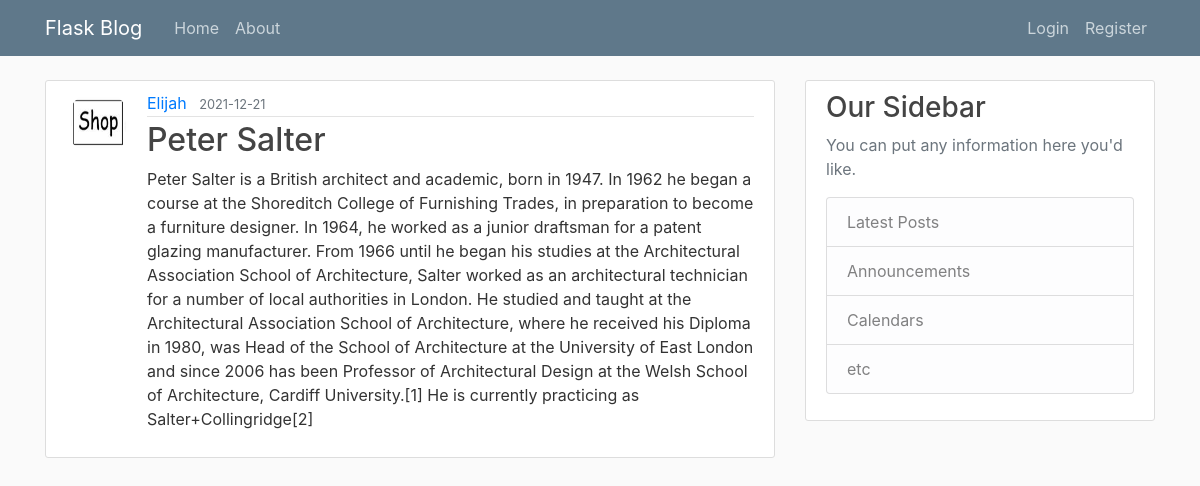
/post/10, run on the app's committed database.
### flaskblog/models.py (models this page shows, shortened)
class User(db.Model, UserMixin):
    id = db.Column(db.Integer, primary_key=True)  #Creates column for and id that is an integer that is unique
    username = db.Column(db.String(20), unique=True, nullable=False) #Creates column for the useranme that is a string with a max_len of 20 char
    email = db.Column(db.String(120), unique=True, nullable=False)
    image_file =  db.Column(db.String(20), nullable=False, default="default.jpg") #the default is the dedault.jpg
    password = db.Column(db.String(60), nullable=False)
    posts = db.relationship("Post", backref='author', lazy=True) #A User can create many posts but a post cant have more than 1 user, gives Post access to the data in User

class Post(db.Model):
    id = db.Column(db.Integer, primary_key=True)
    title = db.Column(db.String(100), nullable=False)
    date_posted = db.Column(db.DateTime, nullable=False, default=datetime.utcnow)
    content = db.Column(db.Text, nullable=False)
    user_id = db.Column(db.Integer, db.ForeignKey('user.id'), nullable=False) #Gets the Id of the user who created the post

### flaskblog/posts/routes.py (the view)
@posts.route("/post/<int:post_id>")  #Look at an individual post from the id
def post(post_id): #Post id will be gottom from home.html it will get the id of that post from the database
    post = Post.query.get_or_404(post_id)  #stores the post with the id
    return render_template('post.html', title=post.title, post=post)

### flaskblog/templates/post.html (shortened to what this page needs)
{% extends "layout.html" %}
{% block content %}
    <article class="media content-section">
        <img class = "rounded-circle article-img" src="{{ url_for('static', filename='profile_pics/' + post.author.image_file) }}">
        <div class="media-body">
        <div class="article-metadata">
            <a class="mr-2" href="{{ url_for('users.user_posts', username=post.author.username) }}">{{ post.author.username }}</a>
            <small class="text-muted">{{ post.date_posted.strftime('%Y-%m-%d') }}</small>
        </div>
        <h2 class="article-title">{{ post.title }}</h2>
        <p class="article-content">{{ post.content }}</p>
        </div>
    </article>
{% endblock content %}

### flaskblog/static/main.css (style rules this page uses)
body { background: #fafafa; color: #333333; margin-top: 5rem; }
h1, h2, h3, h4, h5, h6 { color: #444444; }
.content-section { background: #ffffff; padding: 10px 20px; border: 1px solid #dddddd; border-radius: 3px; margin-bottom: 20px; }
.article-title { color: #444444; }
.article-content { white-space: pre-line; }
.article-img { height: 65px; width: 65px; margin-right: 16px; }
.article-metadata { padding-bottom: 1px; margin-bottom: 4px; border-bottom: 1px solid #e3e3e3 }

### data on the page
User: image_file (picture), author.username "Elijah"
Post: date_posted "2021-12-21", title "Peter Salter", content "Peter Salter is a British architect and academic, born in 1947. In 1962 he began a course at the Shoreditch College of Furnishing Trades, in preparation to become a furniture designer. In 1964, he worked as a junior draftsman for a patent glazing manufacturer. From 1966 until he began his studies at the Architectural Association School of Architecture, Salter worked as an architectural technician for a number of local authorities in London. He studied and taught at the Architectural Association School of Architecture, where he received his Diploma in 1980, was Head of the School of Architecture at the University of East London and since 2006 has been Professor of Architectural Design at the…"
